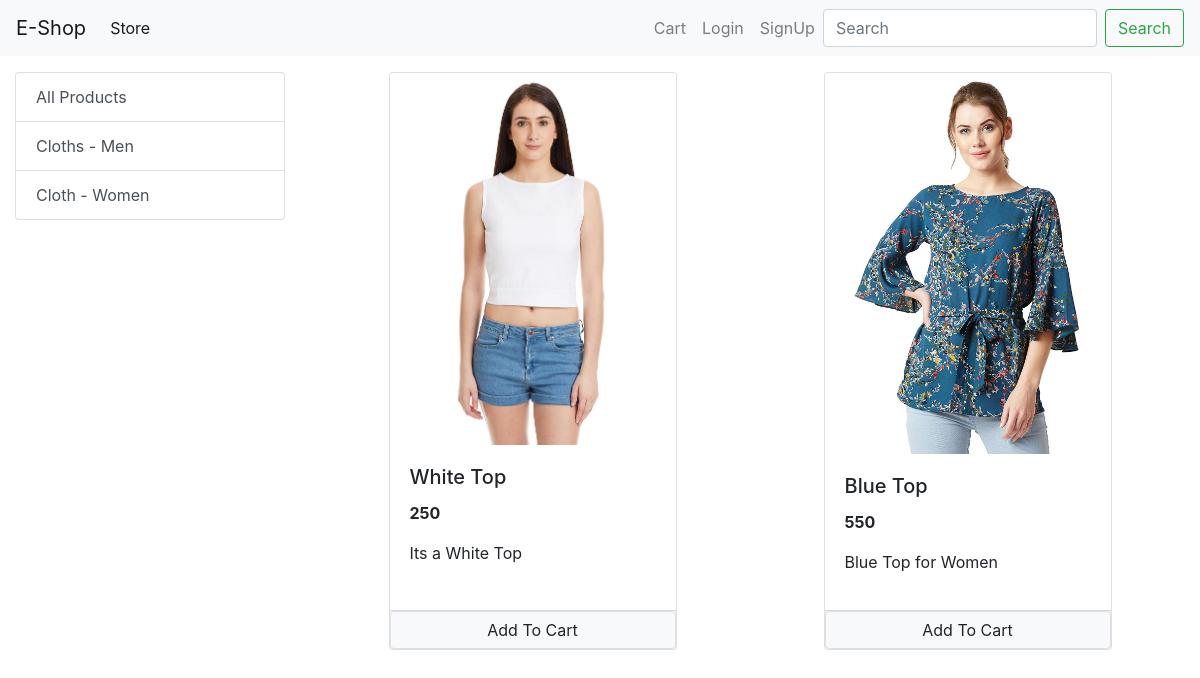
The app's page /?category=2 with its own data.
### store/models/category.py (models this page shows, shortened)
class Category(models.Model):
    name = models.CharField(max_length=20)
    @staticmethod
    def get_all_category():
        return Category.objects.all()

### store/models/product.py (models this page shows, shortened)
class Product(models.Model):
    name = models.CharField(max_length=50)
    price = models.IntegerField(default=0)
    category = models.ForeignKey(Category, on_delete=models.CASCADE, default=1)
    description = models.CharField(max_length=200, default=' ')
    image = models.ImageField(upload_to='uploads/products/')
    @staticmethod
    def get_all_products_by_category_id(category_id):
        if category_id:
            return Product.objects.filter(category = category_id)
        else:
            return Product.get_all_products()

### store/views/home.py (the view, shortened to what this page needs)
# urls.py: path('', home.Index.as_view(), name="index_page"),
class Index(View):
    def get(self, request):
        cart = request.session.get('cart')
        if not cart:
            request.session['cart'] = {}
        products = None
        categorys = Category.get_all_category()
        categoryID = request.GET.get('category')
        if categoryID:
            products = Product.get_all_products_by_category_id(categoryID)
        else:
            products = Product.get_all_products()
        data = {}
        data['products'] = products
        data['categorys'] = categorys
        print(request.session.get('email'))
        return render(request, 'index.html', data)

### store/templatetags/cart.py (called while the page is built)
@register.filter(name='is_in_cart')
def is_in_cart(product, cart):
    if str(product.id) in cart:
        return True
    return False

### store/templates/index.html (shortened to what this page needs)
{% extends 'base.html' %}
{% block content %}
{% load cart %}
<div class="container-fluid mt-3">
  <div class="row">
    <div class="col-lg-3 mx-auto">
      <div class="list-group">
        <a href="/" class="list-group-item list-group-item-action">All Products</a>
        {% for category in categorys %}
        <a href="/?category={{category.id}}" class="list-group-item list-group-item-action">{{category.name}}</a>
        {% endfor %}
      </div>
    </div>
    <div id='products' class='col-lg-9 mx-auto'>
        <div class="row mx-auto">
          {% for product in products %}
          <div class= "card mx-auto mb-3" id='{{product.id}}' style="width: 18rem;">
            <img src="{{product.image.url}}" class="card-img-top" alt="...">
            <div class="card-body">
              <h5 class="card-title">{{product.name}}</h5>
              <p class="card-text"><b>{{product.price}}</b></p>
              <p>{{product.description}}</p>
            </div>
            <div class="card-footer p-0 ">
              {% if product|is_in_cart:request.session.cart %}
              <div class="row no-gutters">
                <form action="/#{{product.id}}" method="post" class="col-2">
                  {% csrf_token %}
                  <input hidden type="text" name ="product" value="{{product.id}}">
                  <input hidden type="text" name ="minus" value=True>
                  <input type="submit" value=" - " class='btn btn-block btn-secondary'>
                </form>
                <div class="text-center col">{{product|quantity_in_cart:request.session.cart}} in Cart</div>
                <form action="/#{{product.id}}" method="post" class="col-2">
                  {% csrf_token %}
                  <input hidden type="text" name ="product" value="{{product.id}}">
                  <input type="submit" value=' + ' class=' btn btn-block btn-secondary'>
                </form>
            </div>
              {% else %}
              <form action="/#{{product.id}}" method="POST" class="btn-block">
              <input type="submit" href="#" class=" float-right btn btn-light border form-control" value="Add To Cart">
              </form>
              {% endif %}
          </div>
          </div>
          {% endfor %}
      </div>
  </div>
    </div>
  </div>
    {% endblock %}

### records on screen
Category: name "Cloths - Men"
Category: name "Cloth - Women"
Product: image (picture), name "White Top", price "250", description "Its a White Top"
Product: image (picture), name "Blue Top", price "550", description "Blue Top for Women"
